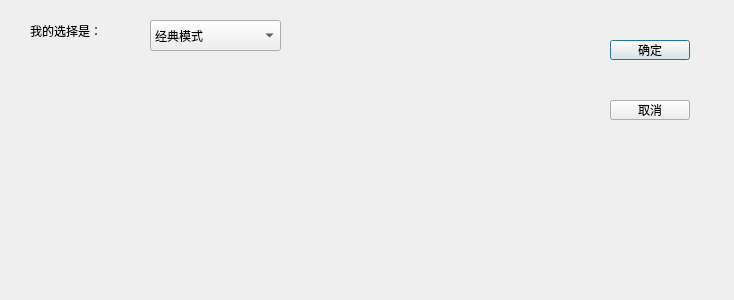
<?xml version="1.0" encoding="UTF-8"?>
<ui version="4.0">
 <class>chooseoption</class>
 <widget class="QDialog" name="chooseoption">
  <property name="geometry">
   <rect>
    <x>0</x>
    <y>0</y>
    <width>734</width>
    <height>300</height>
   </rect>
  </property>
  <property name="windowTitle">
   <string>Dialog</string>
  </property>
  <widget class="QComboBox" name="choose">
   <property name="geometry">
    <rect>
     <x>150</x>
     <y>20</y>
     <width>131</width>
     <height>31</height>
    </rect>
   </property>
   <item>
    <property name="text">
     <string>经典模式</string>
    </property>
   </item>
   <item>
    <property name="text">
     <string>自由模式</string>
    </property>
   </item>
   <item>
    <property name="text">
     <string>娱乐模式</string>
    </property>
   </item>
  </widget>
  <widget class="QLabel" name="label">
   <property name="geometry">
    <rect>
     <x>30</x>
     <y>20</y>
     <width>131</width>
     <height>21</height>
    </rect>
   </property>
   <property name="text">
    <string>我的选择是：</string>
   </property>
  </widget>
  <widget class="QPushButton" name="yes">
   <property name="geometry">
    <rect>
     <x>610</x>
     <y>40</y>
     <width>80</width>
     <height>20</height>
    </rect>
   </property>
   <property name="text">
    <string>确定</string>
   </property>
  </widget>
  <widget class="QPushButton" name="no">
   <property name="geometry">
    <rect>
     <x>610</x>
     <y>100</y>
     <width>80</width>
     <height>20</height>
    </rect>
   </property>
   <property name="text">
    <string>取消</string>
   </property>
  </widget>
 </widget>
 <resources/>
 <connections/>
</ui>
